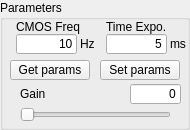
    <widget class="QGroupBox" name="PARAMS_STATIC">
     <property name="geometry">
      <rect>
       <x>10</x>
       <y>230</y>
       <width>190</width>
       <height>130</height>
      </rect>
     </property>
     <property name="mouseTracking">
      <bool>false</bool>
     </property>
     <property name="title">
      <string>Parameters</string>
     </property>
     <widget class="QLabel" name="GAIN_STATIC">
      <property name="geometry">
       <rect>
        <x>20</x>
        <y>87</y>
        <width>28</width>
        <height>14</height>
       </rect>
      </property>
      <property name="mouseTracking">
       <bool>false</bool>
      </property>
      <property name="text">
       <string>Gain</string>
      </property>
      <property name="alignment">
       <set>Qt::AlignLeading|Qt::AlignLeft|Qt::AlignVCenter</set>
      </property>
     </widget>
     <widget class="QLineEdit" name="GAIN_EDIT">
      <property name="geometry">
       <rect>
        <x>130</x>
        <y>84</y>
        <width>51</width>
        <height>20</height>
       </rect>
      </property>
      <property name="mouseTracking">
       <bool>false</bool>
      </property>
      <property name="focusPolicy">
       <enum>Qt::ClickFocus</enum>
      </property>
      <property name="text">
       <string>0</string>
      </property>
      <property name="alignment">
       <set>Qt::AlignRight|Qt::AlignTrailing|Qt::AlignVCenter</set>
      </property>
     </widget>
     <widget class="QSlider" name="GAIN_SLIDER">
      <property name="geometry">
       <rect>
        <x>20</x>
        <y>105</y>
        <width>151</width>
        <height>20</height>
       </rect>
      </property>
      <property name="mouseTracking">
       <bool>false</bool>
      </property>
      <property name="orientation">
       <enum>Qt::Horizontal</enum>
      </property>
     </widget>
     <widget class="QPushButton" name="SET_PARAMS_BUTTON">
      <property name="geometry">
       <rect>
        <x>100</x>
        <y>60</y>
        <width>80</width>
        <height>20</height>
       </rect>
      </property>
      <property name="mouseTracking">
       <bool>false</bool>
      </property>
      <property name="text">
       <string>Set params</string>
      </property>
     </widget>
     <widget class="QPushButton" name="GET_PARAMS_BUTTON">
      <property name="geometry">
       <rect>
        <x>10</x>
        <y>60</y>
        <width>80</width>
        <height>20</height>
       </rect>
      </property>
      <property name="mouseTracking">
       <bool>false</bool>
      </property>
      <property name="text">
       <string>Get params</string>
      </property>
     </widget>
     <widget class="QLineEdit" name="DUTY_EDIT">
      <property name="geometry">
       <rect>
        <x>106</x>
        <y>34</y>
        <width>61</width>
        <height>20</height>
       </rect>
      </property>
      <property name="mouseTracking">
       <bool>false</bool>
      </property>
      <property name="focusPolicy">
       <enum>Qt::ClickFocus</enum>
      </property>
      <property name="text">
       <string>5</string>
      </property>
      <property name="alignment">
       <set>Qt::AlignRight|Qt::AlignTrailing|Qt::AlignVCenter</set>
      </property>
     </widget>
     <widget class="QLineEdit" name="CCD_FREQ_EDIT">
      <property name="geometry">
       <rect>
        <x>16</x>
        <y>34</y>
        <width>61</width>
        <height>20</height>
       </rect>
      </property>
      <property name="mouseTracking">
       <bool>false</bool>
      </property>
      <property name="focusPolicy">
       <enum>Qt::ClickFocus</enum>
      </property>
      <property name="text">
       <string>10</string>
      </property>
      <property name="alignment">
       <set>Qt::AlignRight|Qt::AlignTrailing|Qt::AlignVCenter</set>
      </property>
     </widget>
     <widget class="QLabel" name="DUTY_UNIT">
      <property name="geometry">
       <rect>
        <x>170</x>
        <y>37</y>
        <width>21</width>
        <height>14</height>
       </rect>
      </property>
      <property name="mouseTracking">
       <bool>false</bool>
      </property>
      <property name="text">
       <string>ms</string>
      </property>
     </widget>
     <widget class="QLabel" name="DUTY">
      <property name="geometry">
       <rect>
        <x>106</x>
        <y>20</y>
        <width>85</width>
        <height>14</height>
       </rect>
      </property>
      <property name="mouseTracking">
       <bool>false</bool>
      </property>
      <property name="text">
       <string>Time Expo.</string>
      </property>
      <property name="alignment">
       <set>Qt::AlignLeading|Qt::AlignLeft|Qt::AlignVCenter</set>
      </property>
     </widget>
     <widget class="QLabel" name="CCD_FREQ">
      <property name="geometry">
       <rect>
        <x>16</x>
        <y>20</y>
        <width>85</width>
        <height>14</height>
       </rect>
      </property>
      <property name="mouseTracking">
       <bool>false</bool>
      </property>
      <property name="text">
       <string>CMOS Freq</string>
      </property>
      <property name="alignment">
       <set>Qt::AlignLeading|Qt::AlignLeft|Qt::AlignVCenter</set>
      </property>
     </widget>
     <widget class="QLabel" name="CCD_FREQ_UNIT">
      <property name="geometry">
       <rect>
        <x>80</x>
        <y>37</y>
        <width>21</width>
        <height>14</height>
       </rect>
      </property>
      <property name="mouseTracking">
       <bool>false</bool>
      </property>
      <property name="text">
       <string>Hz</string>
      </property>
     </widget>
    </widget>
